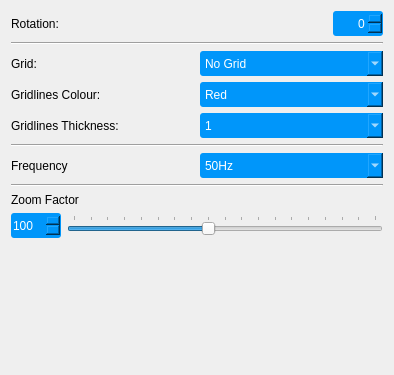
              <widget class="QWidget" name="toolDisplay">
               <property name="geometry">
                <rect>
                 <x>0</x>
                 <y>0</y>
                 <width>394</width>
                 <height>375</height>
                </rect>
               </property>
               <attribute name="label">
                <string>Display</string>
               </attribute>
               <layout class="QVBoxLayout" name="verticalLayout_6">
                <item>
                 <layout class="QHBoxLayout" name="horizontalLayout_15">
                  <item>
                   <widget class="QLabel" name="labelZoomFactor_2">
                    <property name="text">
                     <string>Rotation:</string>
                    </property>
                   </widget>
                  </item>
                  <item>
                   <spacer name="horizontalSpacer_3">
                    <property name="orientation">
                     <enum>Qt::Horizontal</enum>
                    </property>
                    <property name="sizeHint" stdset="0">
                     <size>
                      <width>40</width>
                      <height>20</height>
                     </size>
                    </property>
                   </spacer>
                  </item>
                  <item>
                   <widget class="QSpinBox" name="spinRotation">
                    <property name="minimumSize">
                     <size>
                      <width>50</width>
                      <height>25</height>
                     </size>
                    </property>
                    <property name="styleSheet">
                     <string notr="true">QSpinBox{	
background-color : rgb(0, 150, 250);
color:rgb(255, 255, 255);
font: 10pt &quot;Segoe UI&quot;;
border-radius: 3px;
}</string>
                    </property>
                    <property name="alignment">
                     <set>Qt::AlignRight|Qt::AlignTrailing|Qt::AlignVCenter</set>
                    </property>
                    <property name="maximum">
                     <number>270</number>
                    </property>
                    <property name="singleStep">
                     <number>90</number>
                    </property>
                   </widget>
                  </item>
                 </layout>
                </item>
                <item>
                 <widget class="Line" name="line_17">
                  <property name="orientation">
                   <enum>Qt::Horizontal</enum>
                  </property>
                 </widget>
                </item>
                <item>
                 <layout class="QHBoxLayout" name="horizontalLayout">
                  <item>
                   <widget class="QLabel" name="labelOverlay_2">
                    <property name="text">
                     <string>Grid:</string>
                    </property>
                   </widget>
                  </item>
                  <item>
                   <widget class="QComboBox" name="comboGrid">
                    <property name="minimumSize">
                     <size>
                      <width>0</width>
                      <height>25</height>
                     </size>
                    </property>
                    <property name="styleSheet">
                     <string notr="true">QComboBox{	
background-color : rgb(0, 150, 250);
color:rgb(255, 255, 255);
font: 10pt &quot;Segoe UI&quot;;
border-radius: 3px;
}</string>
                    </property>
                    <item>
                     <property name="text">
                      <string>No Grid</string>
                     </property>
                    </item>
                    <item>
                     <property name="text">
                      <string>2x2</string>
                     </property>
                    </item>
                    <item>
                     <property name="text">
                      <string>3x3</string>
                     </property>
                    </item>
                    <item>
                     <property name="text">
                      <string>5x5</string>
                     </property>
                    </item>
                    <item>
                     <property name="text">
                      <string>10x10</string>
                     </property>
                    </item>
                   </widget>
                  </item>
                 </layout>
                </item>
                <item>
                 <layout class="QHBoxLayout" name="horizontalLayout_9">
                  <item>
                   <widget class="QLabel" name="labelOverlay_3">
                    <property name="text">
                     <string>Gridlines Colour:</string>
                    </property>
                   </widget>
                  </item>
                  <item>
                   <widget class="QComboBox" name="comboPenColour">
                    <property name="minimumSize">
                     <size>
                      <width>0</width>
                      <height>25</height>
                     </size>
                    </property>
                    <property name="styleSheet">
                     <string notr="true">QComboBox{	
background-color : rgb(0, 150, 250);
color:rgb(255, 255, 255);
font: 10pt &quot;Segoe UI&quot;;
border-radius: 3px;
}</string>
                    </property>
                    <item>
                     <property name="text">
                      <string>Red</string>
                     </property>
                    </item>
                    <item>
                     <property name="text">
                      <string>Green</string>
                     </property>
                    </item>
                    <item>
                     <property name="text">
                      <string>Blue</string>
                     </property>
                    </item>
                    <item>
                     <property name="text">
                      <string>White</string>
                     </property>
                    </item>
                    <item>
                     <property name="text">
                      <string>Black</string>
                     </property>
                    </item>
                   </widget>
                  </item>
                 </layout>
                </item>
                <item>
                 <layout class="QHBoxLayout" name="horizontalLayout_14">
                  <item>
                   <widget class="QLabel" name="labelOverlay_4">
                    <property name="text">
                     <string>Gridlines Thickness:</string>
                    </property>
                   </widget>
                  </item>
                  <item>
                   <widget class="QComboBox" name="comboPenThick">
                    <property name="minimumSize">
                     <size>
                      <width>0</width>
                      <height>25</height>
                     </size>
                    </property>
                    <property name="styleSheet">
                     <string notr="true">QComboBox{	
background-color : rgb(0, 150, 250);
color:rgb(255, 255, 255);
font: 10pt &quot;Segoe UI&quot;;
border-radius: 3px;
}</string>
                    </property>
                    <item>
                     <property name="text">
                      <string>1</string>
                     </property>
                    </item>
                    <item>
                     <property name="text">
                      <string>2</string>
                     </property>
                    </item>
                    <item>
                     <property name="text">
                      <string>3</string>
                     </property>
                    </item>
                    <item>
                     <property name="text">
                      <string>4</string>
                     </property>
                    </item>
                    <item>
                     <property name="text">
                      <string>5</string>
                     </property>
                    </item>
                    <item>
                     <property name="text">
                      <string>10</string>
                     </property>
                    </item>
                   </widget>
                  </item>
                 </layout>
                </item>
                <item>
                 <widget class="Line" name="line_16">
                  <property name="orientation">
                   <enum>Qt::Horizontal</enum>
                  </property>
                 </widget>
                </item>
                <item>
                 <layout class="QHBoxLayout" name="horizontalLayout_18">
                  <item>
                   <widget class="QLabel" name="labelOverlay_5">
                    <property name="text">
                     <string>Frequency</string>
                    </property>
                   </widget>
                  </item>
                  <item>
                   <widget class="QComboBox" name="comboFrequency">
                    <property name="minimumSize">
                     <size>
                      <width>0</width>
                      <height>25</height>
                     </size>
                    </property>
                    <property name="styleSheet">
                     <string notr="true">QComboBox{	
background-color : rgb(0, 150, 250);
color:rgb(255, 255, 255);
font: 10pt &quot;Segoe UI&quot;;
border-radius: 3px;
}</string>
                    </property>
                    <property name="currentIndex">
                     <number>0</number>
                    </property>
                    <item>
                     <property name="text">
                      <string>50Hz</string>
                     </property>
                    </item>
                    <item>
                     <property name="text">
                      <string>60 Hz</string>
                     </property>
                    </item>
                    <item>
                     <property name="text">
                      <string>Direct Current</string>
                     </property>
                    </item>
                   </widget>
                  </item>
                 </layout>
                </item>
                <item>
                 <widget class="Line" name="line_2">
                  <property name="orientation">
                   <enum>Qt::Horizontal</enum>
                  </property>
                 </widget>
                </item>
                <item>
                 <widget class="QLabel" name="labelZoomFactor">
                  <property name="text">
                   <string>Zoom Factor</string>
                  </property>
                 </widget>
                </item>
                <item>
                 <layout class="QHBoxLayout" name="horizontalLayout_8">
                  <item>
                   <widget class="QSpinBox" name="spinDisplayZoom">
                    <property name="minimumSize">
                     <size>
                      <width>50</width>
                      <height>25</height>
                     </size>
                    </property>
                    <property name="mouseTracking">
                     <bool>false</bool>
                    </property>
                    <property name="styleSheet">
                     <string notr="true">QSpinBox{	
background-color : rgb(0, 150, 250);
color:rgb(255, 255, 255);
font: 10pt &quot;Segoe UI&quot;;
border-radius: 3px;
}</string>
                    </property>
                    <property name="minimum">
                     <number>20</number>
                    </property>
                    <property name="maximum">
                     <number>400</number>
                    </property>
                    <property name="value">
                     <number>100</number>
                    </property>
                   </widget>
                  </item>
                  <item>
                   <widget class="QSlider" name="sliderDisplayZoom">
                    <property name="mouseTracking">
                     <bool>false</bool>
                    </property>
                    <property name="minimum">
                     <number>20</number>
                    </property>
                    <property name="maximum">
                     <number>200</number>
                    </property>
                    <property name="value">
                     <number>100</number>
                    </property>
                    <property name="tracking">
                     <bool>false</bool>
                    </property>
                    <property name="orientation">
                     <enum>Qt::Horizontal</enum>
                    </property>
                    <property name="invertedControls">
                     <bool>false</bool>
                    </property>
                    <property name="tickPosition">
                     <enum>QSlider::TicksAbove</enum>
                    </property>
                   </widget>
                  </item>
                 </layout>
                </item>
                <item>
                 <spacer name="verticalSpacer_2">
                  <property name="orientation">
                   <enum>Qt::Vertical</enum>
                  </property>
                  <property name="sizeHint" stdset="0">
                   <size>
                    <width>20</width>
                    <height>40</height>
                   </size>
                  </property>
                 </spacer>
                </item>
               </layout>
              </widget>
